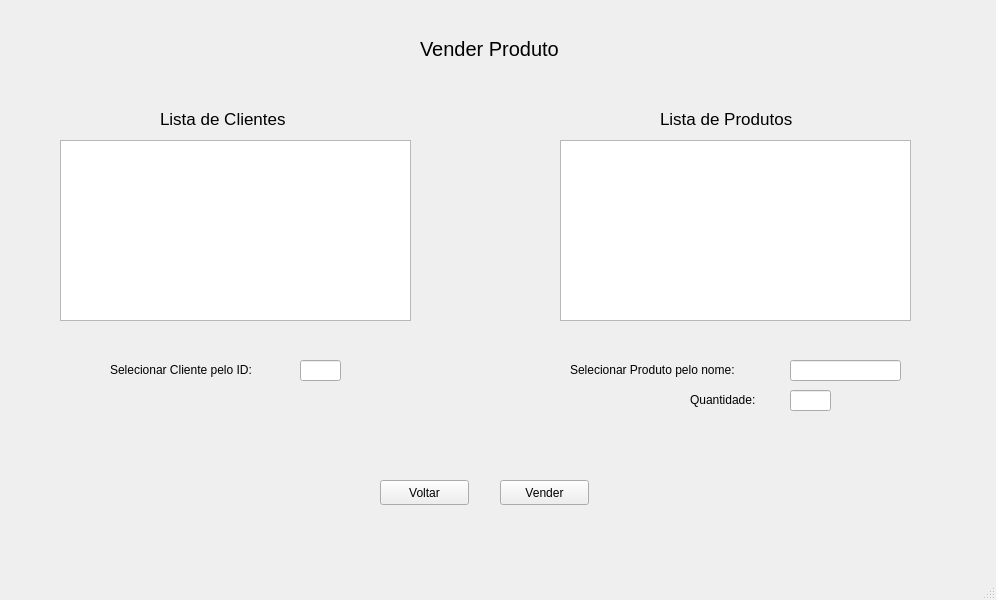
<?xml version="1.0" encoding="UTF-8"?>
<ui version="4.0">
 <class>MainWindow</class>
 <widget class="QMainWindow" name="MainWindow">
  <property name="geometry">
   <rect>
    <x>0</x>
    <y>0</y>
    <width>996</width>
    <height>600</height>
   </rect>
  </property>
  <property name="windowTitle">
   <string>MainWindow</string>
  </property>
  <widget class="QWidget" name="centralwidget">
   <widget class="QListWidget" name="listWidget">
    <property name="geometry">
     <rect>
      <x>60</x>
      <y>140</y>
      <width>351</width>
      <height>181</height>
     </rect>
    </property>
   </widget>
   <widget class="QLabel" name="label">
    <property name="geometry">
     <rect>
      <x>160</x>
      <y>110</y>
      <width>161</width>
      <height>17</height>
     </rect>
    </property>
    <property name="font">
     <font>
      <pointsize>13</pointsize>
     </font>
    </property>
    <property name="text">
     <string>Lista de Clientes</string>
    </property>
   </widget>
   <widget class="QLabel" name="label_2">
    <property name="geometry">
     <rect>
      <x>660</x>
      <y>110</y>
      <width>161</width>
      <height>17</height>
     </rect>
    </property>
    <property name="font">
     <font>
      <pointsize>13</pointsize>
     </font>
    </property>
    <property name="text">
     <string>Lista de Produtos</string>
    </property>
   </widget>
   <widget class="QListWidget" name="listWidget_2">
    <property name="geometry">
     <rect>
      <x>560</x>
      <y>140</y>
      <width>351</width>
      <height>181</height>
     </rect>
    </property>
   </widget>
   <widget class="QLabel" name="label_3">
    <property name="geometry">
     <rect>
      <x>420</x>
      <y>40</y>
      <width>151</width>
      <height>17</height>
     </rect>
    </property>
    <property name="font">
     <font>
      <pointsize>15</pointsize>
     </font>
    </property>
    <property name="text">
     <string>Vender Produto</string>
    </property>
   </widget>
   <widget class="QLabel" name="label_4">
    <property name="geometry">
     <rect>
      <x>110</x>
      <y>360</y>
      <width>191</width>
      <height>20</height>
     </rect>
    </property>
    <property name="text">
     <string>Selecionar Cliente pelo ID:</string>
    </property>
   </widget>
   <widget class="QLineEdit" name="lineEdit">
    <property name="geometry">
     <rect>
      <x>300</x>
      <y>360</y>
      <width>41</width>
      <height>21</height>
     </rect>
    </property>
   </widget>
   <widget class="QLineEdit" name="lineEdit_2">
    <property name="geometry">
     <rect>
      <x>790</x>
      <y>360</y>
      <width>111</width>
      <height>21</height>
     </rect>
    </property>
   </widget>
   <widget class="QLabel" name="label_5">
    <property name="geometry">
     <rect>
      <x>570</x>
      <y>360</y>
      <width>231</width>
      <height>20</height>
     </rect>
    </property>
    <property name="text">
     <string>Selecionar Produto pelo nome:</string>
    </property>
   </widget>
   <widget class="QLineEdit" name="lineEdit_3">
    <property name="geometry">
     <rect>
      <x>790</x>
      <y>390</y>
      <width>41</width>
      <height>21</height>
     </rect>
    </property>
   </widget>
   <widget class="QLabel" name="label_6">
    <property name="geometry">
     <rect>
      <x>690</x>
      <y>390</y>
      <width>91</width>
      <height>20</height>
     </rect>
    </property>
    <property name="text">
     <string>Quantidade:</string>
    </property>
   </widget>
   <widget class="QPushButton" name="cadastrarFuncionario">
    <property name="geometry">
     <rect>
      <x>500</x>
      <y>480</y>
      <width>89</width>
      <height>25</height>
     </rect>
    </property>
    <property name="text">
     <string>Vender</string>
    </property>
   </widget>
   <widget class="QPushButton" name="cadastrarVoltar">
    <property name="geometry">
     <rect>
      <x>380</x>
      <y>480</y>
      <width>89</width>
      <height>25</height>
     </rect>
    </property>
    <property name="text">
     <string>Voltar</string>
    </property>
   </widget>
  </widget>
  <widget class="QStatusBar" name="statusbar"/>
 </widget>
 <resources/>
 <connections/>
</ui>
